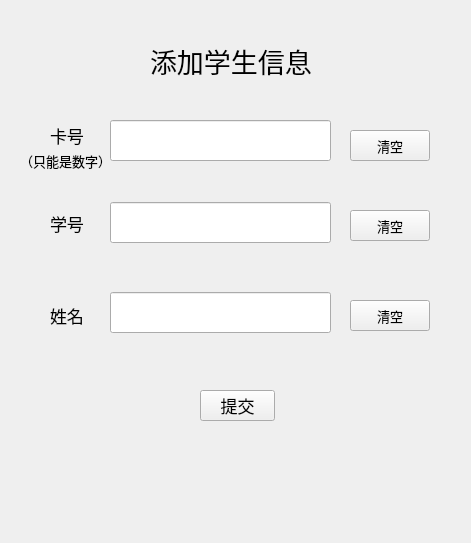
<?xml version="1.0" encoding="UTF-8"?>
<ui version="4.0">
 <class>AddStudent</class>
 <widget class="QWidget" name="AddStudent">
  <property name="geometry">
   <rect>
    <x>0</x>
    <y>0</y>
    <width>471</width>
    <height>543</height>
   </rect>
  </property>
  <property name="font">
   <font>
    <pointsize>10</pointsize>
   </font>
  </property>
  <property name="windowTitle">
   <string>Form</string>
  </property>
  <widget class="QLabel" name="label">
   <property name="geometry">
    <rect>
     <x>150</x>
     <y>40</y>
     <width>161</width>
     <height>41</height>
    </rect>
   </property>
   <property name="font">
    <font>
     <pointsize>20</pointsize>
    </font>
   </property>
   <property name="text">
    <string>添加学生信息</string>
   </property>
  </widget>
  <widget class="QLineEdit" name="ID">
   <property name="geometry">
    <rect>
     <x>110</x>
     <y>120</y>
     <width>221</width>
     <height>41</height>
    </rect>
   </property>
  </widget>
  <widget class="QLineEdit" name="SchoolID">
   <property name="geometry">
    <rect>
     <x>110</x>
     <y>202</y>
     <width>221</width>
     <height>41</height>
    </rect>
   </property>
  </widget>
  <widget class="QLineEdit" name="Name">
   <property name="geometry">
    <rect>
     <x>110</x>
     <y>292</y>
     <width>221</width>
     <height>41</height>
    </rect>
   </property>
  </widget>
  <widget class="QLabel" name="label_2">
   <property name="geometry">
    <rect>
     <x>50</x>
     <y>110</y>
     <width>41</width>
     <height>51</height>
    </rect>
   </property>
   <property name="font">
    <font>
     <pointsize>13</pointsize>
    </font>
   </property>
   <property name="text">
    <string>卡号</string>
   </property>
  </widget>
  <widget class="QLabel" name="label_3">
   <property name="geometry">
    <rect>
     <x>50</x>
     <y>208</y>
     <width>41</width>
     <height>31</height>
    </rect>
   </property>
   <property name="font">
    <font>
     <pointsize>13</pointsize>
    </font>
   </property>
   <property name="text">
    <string>学号</string>
   </property>
  </widget>
  <widget class="QLabel" name="label_4">
   <property name="geometry">
    <rect>
     <x>50</x>
     <y>300</y>
     <width>41</width>
     <height>31</height>
    </rect>
   </property>
   <property name="font">
    <font>
     <pointsize>13</pointsize>
    </font>
   </property>
   <property name="text">
    <string>姓名</string>
   </property>
  </widget>
  <widget class="QPushButton" name="ClearID">
   <property name="geometry">
    <rect>
     <x>350</x>
     <y>130</y>
     <width>80</width>
     <height>31</height>
    </rect>
   </property>
   <property name="text">
    <string>清空</string>
   </property>
  </widget>
  <widget class="QPushButton" name="ClearSchoolID">
   <property name="geometry">
    <rect>
     <x>350</x>
     <y>210</y>
     <width>80</width>
     <height>31</height>
    </rect>
   </property>
   <property name="text">
    <string>清空</string>
   </property>
  </widget>
  <widget class="QPushButton" name="ClearName">
   <property name="geometry">
    <rect>
     <x>350</x>
     <y>300</y>
     <width>80</width>
     <height>31</height>
    </rect>
   </property>
   <property name="text">
    <string>清空</string>
   </property>
  </widget>
  <widget class="QPushButton" name="Submit">
   <property name="geometry">
    <rect>
     <x>200</x>
     <y>390</y>
     <width>75</width>
     <height>31</height>
    </rect>
   </property>
   <property name="font">
    <font>
     <pointsize>13</pointsize>
    </font>
   </property>
   <property name="text">
    <string>提交</string>
   </property>
  </widget>
  <widget class="QLabel" name="label_5">
   <property name="geometry">
    <rect>
     <x>20</x>
     <y>150</y>
     <width>91</width>
     <height>21</height>
    </rect>
   </property>
   <property name="text">
    <string>（只能是数字）</string>
   </property>
  </widget>
 </widget>
 <resources/>
 <connections>
  <connection>
   <sender>ClearID</sender>
   <signal>clicked()</signal>
   <receiver>ID</receiver>
   <slot>clear()</slot>
   <hints>
    <hint type="sourcelabel">
     <x>226</x>
     <y>156</y>
    </hint>
    <hint type="destinationlabel">
     <x>115</x>
     <y>137</y>
    </hint>
   </hints>
  </connection>
  <connection>
   <sender>ClearSchoolID</sender>
   <signal>clicked()</signal>
   <receiver>SchoolID</receiver>
   <slot>clear()</slot>
   <hints>
    <hint type="sourcelabel">
     <x>222</x>
     <y>213</y>
    </hint>
    <hint type="destinationlabel">
     <x>121</x>
     <y>220</y>
    </hint>
   </hints>
  </connection>
  <connection>
   <sender>ClearName</sender>
   <signal>clicked()</signal>
   <receiver>Name</receiver>
   <slot>clear()</slot>
   <hints>
    <hint type="sourcelabel">
     <x>220</x>
     <y>309</y>
    </hint>
    <hint type="destinationlabel">
     <x>129</x>
     <y>321</y>
    </hint>
   </hints>
  </connection>
  <connection>
   <sender>Submit</sender>
   <signal>clicked()</signal>
   <receiver>ID</receiver>
   <slot>copy()</slot>
   <hints>
    <hint type="sourcelabel">
     <x>244</x>
     <y>487</y>
    </hint>
    <hint type="destinationlabel">
     <x>89</x>
     <y>150</y>
    </hint>
   </hints>
  </connection>
 </connections>
</ui>
